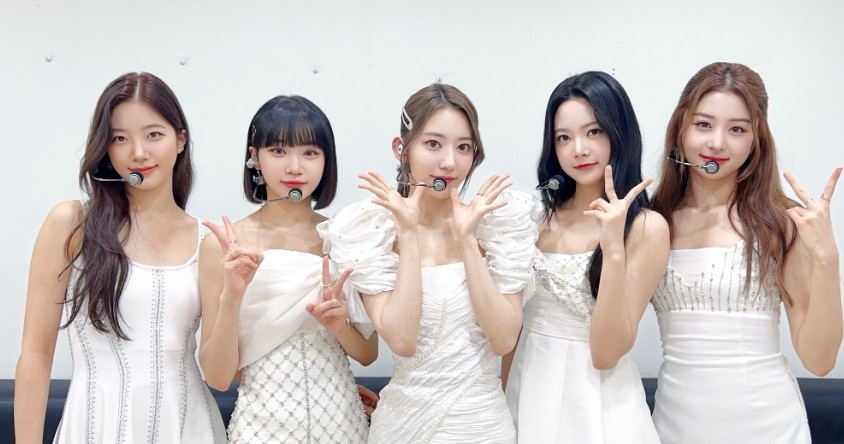
#> input picture image/lesserafim.jpg, 844 x 444 px
$ python image_face_mosaic.py
#> lines starting #> are read from the running program, lines starting #| are printed output that depends on the picture; after the words box and inside, x2 and y2 are one past the last pixel; in counts of white or black regions, pixels touching at a corner belong together
import cv2

# 분석하기 위한 이미지 불러오기
image = cv2.imread("image/lesserafim.jpg", cv2.IMREAD_COLOR)
#> image is the input picture: shape (444, 844, 3); mean B, G, R 190.7, 194.3, 202.5

# 흑백 사진으로 변경
gray = cv2.cvtColor(image, cv2.COLOR_BGR2GRAY)
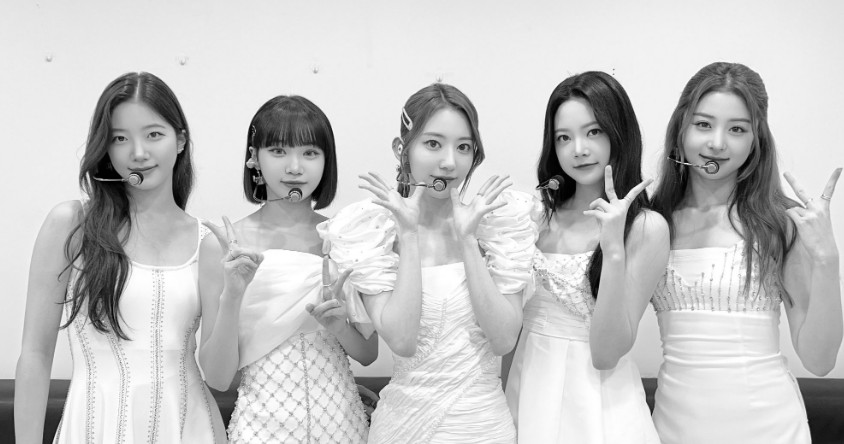
#> gray: shape (444, 844); min 0, max 255, mean 196.3

# 변환한 흑백 사진으로부터 히스토그램 평활화
gray = cv2.equalizeHist(gray)
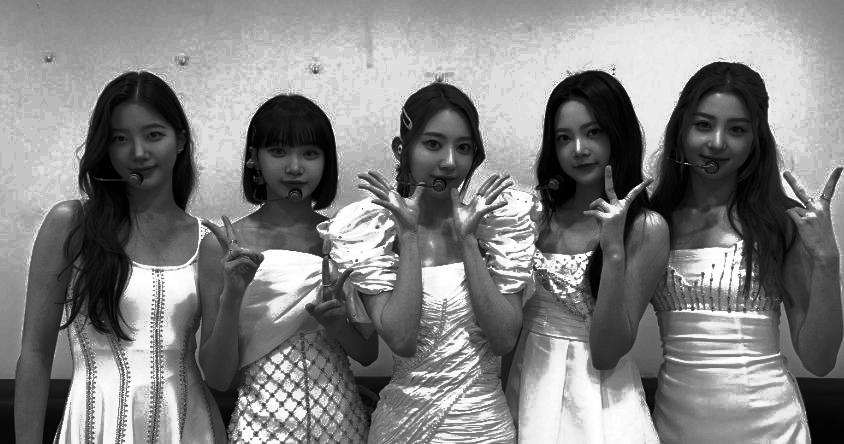
#> gray: shape (444, 844); min 0, max 255, mean 129.6

if image is None: raise Exception("이미지 읽기 실패")

# 학습된 얼굴 정면 검출기 사용하기
face_cascade = cv2.CascadeClassifier("data/haarcascade_frontalface_alt2.xml")

# 얼굴 검출 수행(정확도 높이는 방법으로 아래 파라미터를 조절함)
# 얼굴 검출은 히스토그램 평활화한 이미지 사용
# scaleFactor : 보통 1.0 ~ 1.5 사용
# minNeightbors : 인근 유사 픽셀 발견 비율이 5번 이상
# flags : 0 -> 더 이상 사용하지 않는 인자값
# 분석할 이미지의 최소 크기 : 가로 100, 세로 100
faces = face_cascade.detectMultiScale(gray, 1.1, 5, 0, (100, 100))
#> faces = [[666, 85, 108, 108], [90, 95, 103, 103], [395, 103, 107, 107], [245, 108, 104, 104]]

# 인식된 얼굴의 수
facesCnt = len(faces)
#> facesCnt = 4

# 인식된 얼굴의 수 출력
print("인식된 얼굴의 수 : ", len(faces))
#| 인식된 얼굴의 수 :  4

# 얼굴이 검출되었다면,
if facesCnt > 0:

    # 검출된 얼굴의 수만큼 반복하여 실행함
    for face in faces:
        # 얼굴 위치 값 가져오기
        x, y, w, h = face

        # 원본 이미지로부터 얼굴 영역 가져오기
        face_image = image[y:y + h, x:x + w]

        # 모자이크 비율(픽셀 크기 증가로 모자이크 만들기)
        mosaic_rate = 30

        # 얼굴 영역의 픽셀을 mosaic_rate에 따라 나눠서 얼굴 이미지 크기 축소
        face_image = cv2.resize(face_image, (w // mosaic_rate, h // mosaic_rate))

        # 축소된 이미지를 원래 크기로 강제로 확대(강제 확대되면서 픽셀이 깨짐)
        # interpolation 부분은 얼굴 영역을 벗어나 깨지는 부분 없애는 작업
        face_image = cv2.resize(face_image, (w, h), interpolation=cv2.INTER_AREA)

        # 원본 이미지에 모자이크 처리한 얼굴 이미지 붙이기
        # y부터 y + h까지, x부터 x + w까지
        image[y:y + h, x:x + w] = face_image
#> this loop made 4 passes
#> pass 1, `face_image = image[y:y + h, x:x + w]`:
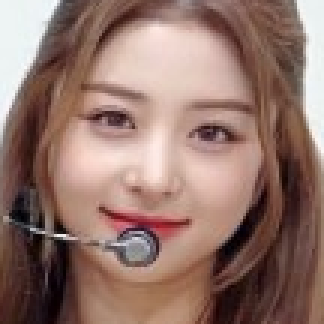
#> face_image: shape (108, 108, 3) (shown 3 times larger); mean B, G, R 107.5, 116.9, 147.4
#> pass 1, `face_image = cv2.resize(face_image, (w, h), interpolation=cv2.INTER_AR..`:
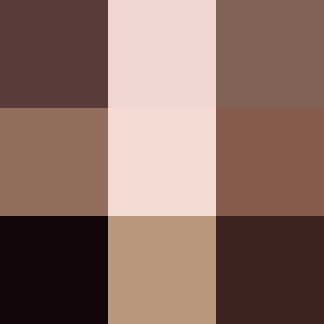
#> face_image: shape (108, 108, 3) (shown 3 times larger); mean B, G, R 100.1, 109.6, 139
#> pass 2, `face_image = image[y:y + h, x:x + w]`:
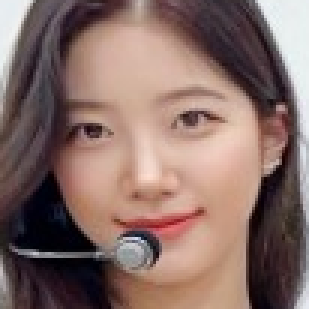
#> face_image: shape (103, 103, 3) (shown 3 times larger); mean B, G, R 103.3, 109.4, 135
#> pass 2, `face_image = cv2.resize(face_image, (w, h), interpolation=cv2.INTER_AR..`:
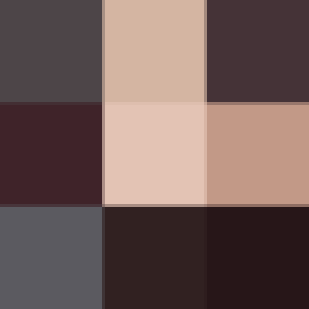
#> face_image: shape (103, 103, 3) (shown 3 times larger); mean B, G, R 88.7, 92.1, 113.4
#> after the loop:
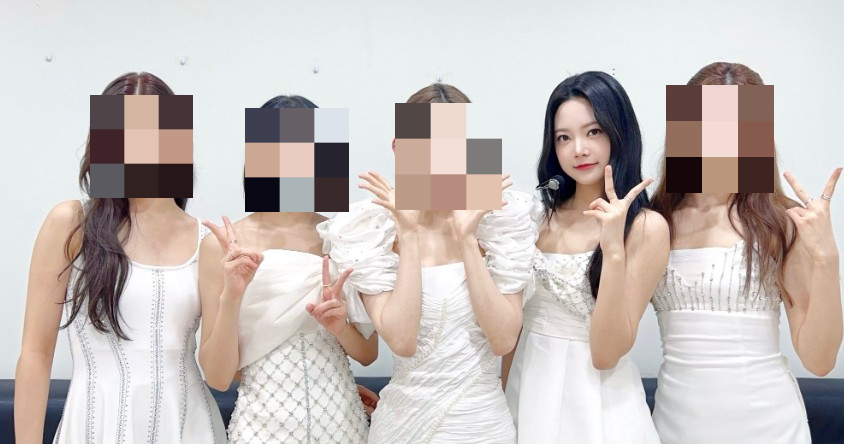
#> image: shape (444, 844, 3); 11.81% of pixels changed, all inside (x1, y1, x2, y2) = (90, 85, 774, 212)

    # 모자이크 처리된 이미지 파일 생성하기
    cv2.imwrite("result/my_face_mosaic.jpg", image)

    # 모자이크 처리된 이미지 보여주기
    cv2.imshow("mosaic_image", cv2.imread("result/my_face_mosaic.jpg", cv2.IMREAD_COLOR))

else:
    print("얼굴 미검출")

# 입력받는 것 대기하기, 작성 안하면 결과창이 바로 닫힘
cv2.waitKey(0)

$ run again, with image/my_face.jpg copied over image/lesserafim.jpg
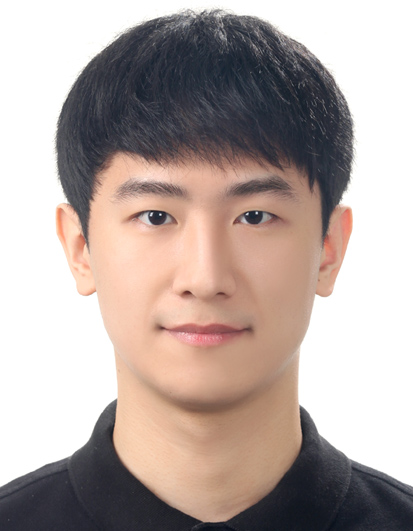
#> input picture image/my_face.jpg, 413 x 531 px
#> image is the input picture: shape (531, 413, 3); mean B, G, R 163.5, 168.3, 182
#> faces = [[68, 112, 272, 272]]
#> facesCnt = 1
#| 인식된 얼굴의 수 :  1
#> the loop `for face in faces:` made 1 pass
#> (x, y, w, h, mosaic_rate) on pass 1: (68, 112, 272, 272, 30)
#> pass 1, `face_image = image[y:y + h, x:x + w]`:
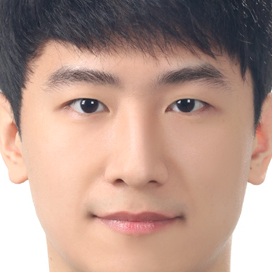
#> face_image: shape (272, 272, 3); mean B, G, R 139.5, 151.3, 181.2
#> after the loop `for face in faces:`:
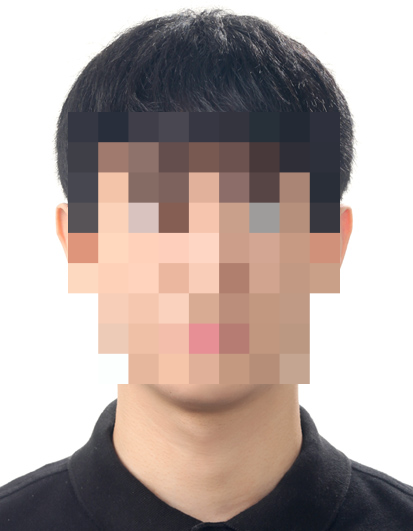
#> image: shape (531, 413, 3); mean B, G, R 162.4, 166.8, 180.3

$ run again, with image/my_face2.jpeg copied over image/lesserafim.jpg
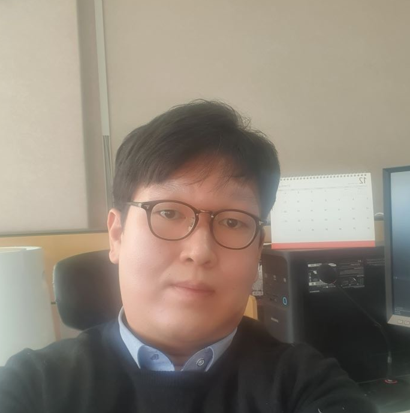
#> input picture image/my_face2.jpeg, 410 x 413 px
#> image is the input picture: shape (413, 410, 3); mean B, G, R 120.6, 132.6, 142.6
#> faces = [[103, 152, 176, 176]]
#> facesCnt = 1
#| 인식된 얼굴의 수 :  1
#> the loop `for face in faces:` made 1 pass
#> (x, y, w, h, mosaic_rate) on pass 1: (103, 152, 176, 176, 30)
#> pass 1, `face_image = image[y:y + h, x:x + w]`:
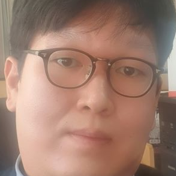
#> face_image: shape (176, 176, 3); mean B, G, R 110.9, 125.6, 159.6
#> after the loop `for face in faces:`:
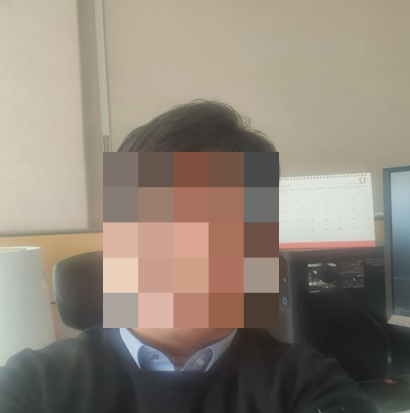
#> image: shape (413, 410, 3); 18.28% of pixels changed, all inside (x1, y1, x2, y2) = (103, 152, 279, 328)
